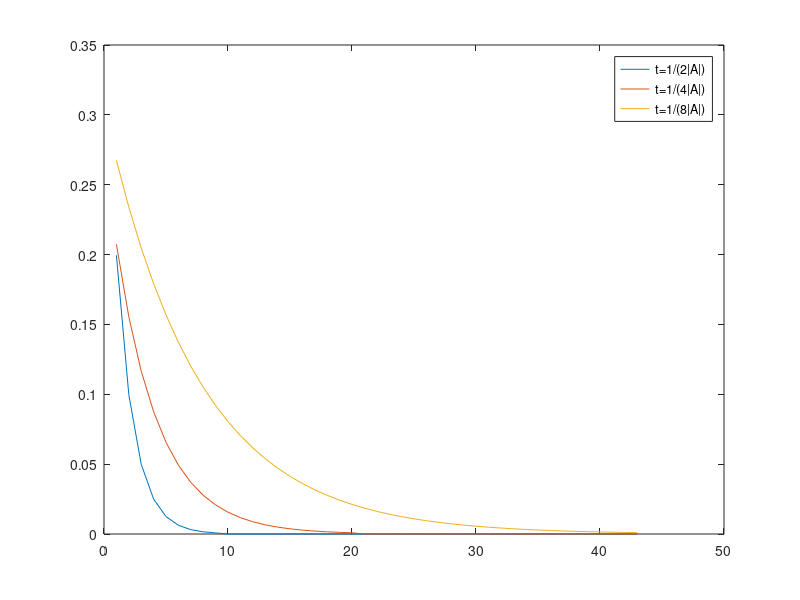

This chart was generated by the following MATLAB code:
v = 1;
a = -5;
b = 4;

n = 10;

e = 10.^-3;

A = zeros(n);
f = zeros(n,1);

for i=1:n
  f(i) = (b-a)*rand;
  for j=1:n
    if i == j
      A(i,j) = 100 + v;
    else
      A(i,j) = 1/(i+j+v);
    endif
  endfor
endfor

param_t = [1/(2*norm(A)), 1/(4*norm(A)), 1/(8*norm(A))];
pogresh = zeros(length(param_t));

for i = 1:length(param_t)
  H = eye(n) - param_t(i)*A;
  phi = param_t(i)*f(i);
  q = norm(H);
  xs = phi;
  xn = H*xs + phi;
  k = 0;
  while (q/(1-q))*norm(xn-xs) > e
    xs = xn;
    xn = H*xs + phi;
    k = k + 1;
    pogresh(i,k) = (q/(1-q))*norm(xn-xs);
  endwhile
endfor

x = zeros(length(pogresh),1);
for i = 1:length(pogresh)
    x(i) = i;
endfor

plot(x, pogresh(1, :), x, pogresh(2, :), x, pogresh(3, :));
legend ("t=1/(2|A|)", "t=1/(4|A|)", "t=1/(8|A|)");